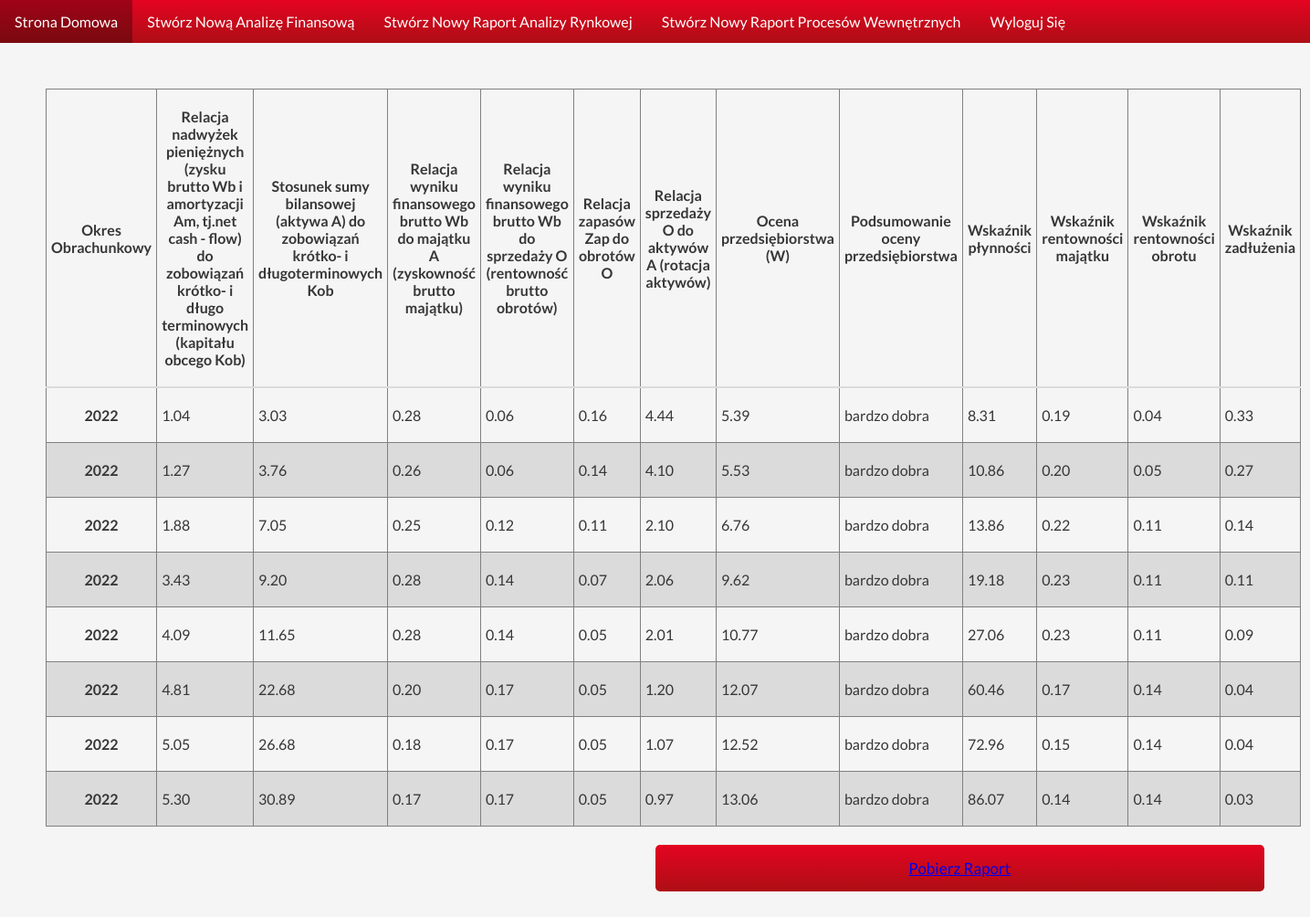
/full_raport_view/?identifier=7.0, run on the app's committed database.
### economic_indicators_site/models.py (models this page shows, shortened)
class FullRaportBlock(models.Model):
    created_by = models.ForeignKey(CompanySystemUser, on_delete=models.CASCADE)
    created_at = models.IntegerField(default=2022)
    time_period = models.IntegerField()
    identifier = models.CharField(max_length=10, db_index=True, null=False)
    money_surplus = models.FloatField(default=0)
    bilans_sh_lil_ratio = models.FloatField(default=0)
    financial_prop_score = models.FloatField(default=0)
    financial_sc_sales_rel = models.FloatField(default=0)
    supp_rev_relaton = models.FloatField(default=0)
    assets_rotation = models.FloatField(default=0)
    company_assessment = models.FloatField(default=0)
    liquidity_ratio = models.FloatField(default=0)
    return_on_assets_ratio = models.FloatField(default=0)
    profitability_of_revenue_ratio = models.FloatField(default=0)
    debt_ratio = models.FloatField(default=0)
    company_prediction = models.CharField(max_length=30)
    class Meta:
        ordering = ['time_period']

### economic_indicators_site/views.py (the view)
# urls.py: path('full_raport_view/', views.FullRaportView.as_view()),
class FullRaportView(TemplateView):
    template_name = 'economic_indicators_site/raports/fullRaportTemplate.html'
    def get_context_data(self, **kwargs):
        context = super(FullRaportView, self).get_context_data(**kwargs)
        identifier = self.request.GET.get('identifier')
        context['raport_blocks'] = models.FullRaportBlock.objects.filter(identifier__contains=identifier).all()
        context['id'] = identifier
        return context

### economic_indicators_site/templates/economic_indicators_site/raports/fullRaportTemplate.html
{% extends "economic_indicators_site/components/navigationBar.html" %}
{% load widget_tweaks %}
{% load humanize %}
{% block content %}
<table class="table">
    <thead>
        <tr>
            <th>
                Okres Obrachunkowy
            </th>
            <th>
                Relacja nadwyżek pieniężnych (zysku brutto Wb i amortyzacji Am, tj.net cash - flow) do zobowiązań
                krótko- i długo terminowych (kapitału obcego Kob)
            </th>
            <th>
                Stosunek sumy bilansowej (aktywa A) do zobowiązań krótko- i długoterminowych Kob
            </th>
            <th>
                Relacja wyniku finansowego brutto Wb do majątku A (zyskowność brutto majątku)
            </th>
            <th>
                Relacja wyniku finansowego brutto Wb do sprzedaży O (rentowność brutto obrotów)
            </th>
            <th>
                Relacja zapasów Zap do obrotów O
            </th>
            <th>
                Relacja sprzedaży O do aktywów A (rotacja aktywów)
            </th>
            <th>
                Ocena przedsiębiorstwa (W)
            </th>
            <th>
                Podsumowanie oceny przedsiębiorstwa
            </th>
            <th>
                Wskaźnik płynności
            </th>
            <th>
                Wskaźnik rentowności majątku
            </th>
            <th>
                Wskaźnik rentowności obrotu
            </th>
            <th>
                Wskaźnik zadłużenia
            </th>
        </tr>
    </thead>
    <tbody>
        {% for raport_block in raport_blocks %}
        <tr class="tableRow">
            <th>{{ raport_block.created_at }}</th>
            <td>{{ raport_block.money_surplus|floatformat:2 }}</td>
            <td>{{ raport_block.bilans_sh_lil_ratio|floatformat:2 }}</td>
            <td>{{ raport_block.financial_prop_score|floatformat:2 }}</td>
            <td>{{ raport_block.financial_sc_sales_rel|floatformat:2 }}</td>
            <td>{{ raport_block.supp_rev_relaton|floatformat:2 }}</td>
            <td>{{ raport_block.assets_rotation|floatformat:2 }}</td>
            <td>{{ raport_block.company_assessment|floatformat:2 }}</td>
            <td>{{ raport_block.company_prediction }}</td>
            <td>{{ raport_block.liquidity_ratio|floatformat:2 }}</td>
            <td>{{ raport_block.return_on_assets_ratio|floatformat:2 }}</td>
            <td>{{ raport_block.profitability_of_revenue_ratio|floatformat:2 }}</td>
            <td>{{ raport_block.debt_ratio|floatformat:2 }}</td>
        </tr>
        {% endfor %}
    </tbody>
</table>
<button class="form__button form__button--right"><a href="/generate_raport_file/?identifier={{ id }}">Pobierz Raport</a></button>
{% endblock %}

### economic_indicators_site/static/economic_indicators_site/main_styling.css (style rules this page uses)
* { box-sizing: border-box; margin: 0; padding: 0; font-family: "Lato", sans-serif; }
body.main-body { background-color: whitesmoke; }
.table { color: #363636; border-collapse: collapse; border-spacing: 0; }
.table thead { border-bottom: 2px solid rgb(219, 219, 219); font-weight: 700; }
.tableRow:nth-child(even) { background-color: rgb(219, 219, 219); }
.tableRow { transition: 0.2s; }
.tableRow > td,th { padding: 20px 5px; border: 1px solid gray; }

### economic_indicators_site/static/economic_indicators_site/components_styling/form_styling.css (style rules this page uses)
.form__button { align-self: flex-end; width: 50%; padding: 15px 0; margin: 20px 0; border-radius: 5px; background: linear-gradient(rgb(228, 4, 33) 0%, rgb(174, 14, 21) 100%); border: 0; color: white; font-size: 17px; transition: 0.3s; }

### data on the page
FullRaportBlock: created_at "2022", money_surplus "1.04", bilans_sh_lil_ratio "3.03", financial_prop_score "0.28", financial_sc_sales_rel "0.06", supp_rev_relaton "0.16", assets_rotation "4.44", company_assessment "5.39", company_prediction "bardzo dobra", liquidity_ratio "8.31", return_on_assets_ratio "0.19", profitability_of_revenue_ratio "0.04", debt_ratio "0.33"
FullRaportBlock: created_at "2022", money_surplus "1.27", bilans_sh_lil_ratio "3.76", financial_prop_score "0.26", financial_sc_sales_rel "0.06", supp_rev_relaton "0.14", assets_rotation "4.10", company_assessment "5.53", company_prediction "bardzo dobra", liquidity_ratio "10.86", return_on_assets_ratio "0.20", profitability_of_revenue_ratio "0.05", debt_ratio "0.27"
FullRaportBlock: created_at "2022", money_surplus "1.88", bilans_sh_lil_ratio "7.05", financial_prop_score "0.25", financial_sc_sales_rel "0.12", supp_rev_relaton "0.11", assets_rotation "2.10", company_assessment "6.76", company_prediction "bardzo dobra", liquidity_ratio "13.86", return_on_assets_ratio "0.22", profitability_of_revenue_ratio "0.11", debt_ratio "0.14"
FullRaportBlock: created_at "2022", money_surplus "3.43", bilans_sh_lil_ratio "9.20", financial_prop_score "0.28", financial_sc_sales_rel "0.14", supp_rev_relaton "0.07", assets_rotation "2.06", company_assessment "9.62", company_prediction "bardzo dobra", liquidity_ratio "19.18", return_on_assets_ratio "0.23", profitability_of_revenue_ratio "0.11", debt_ratio "0.11"
FullRaportBlock: created_at "2022", money_surplus "4.09", bilans_sh_lil_ratio "11.65", financial_prop_score "0.28", financial_sc_sales_rel "0.14", supp_rev_relaton "0.05", assets_rotation "2.01", company_assessment "10.77", company_prediction "bardzo dobra", liquidity_ratio "27.06", return_on_assets_ratio "0.23", profitability_of_revenue_ratio "0.11", debt_ratio "0.09"
FullRaportBlock: created_at "2022", money_surplus "4.81", bilans_sh_lil_ratio "22.68", financial_prop_score "0.20", financial_sc_sales_rel "0.17", supp_rev_relaton "0.05", assets_rotation "1.20", company_assessment "12.07", company_prediction "bardzo dobra", liquidity_ratio "60.46", return_on_assets_ratio "0.17", profitability_of_revenue_ratio "0.14", debt_ratio "0.04"
FullRaportBlock: created_at "2022", money_surplus "5.05", bilans_sh_lil_ratio "26.68", financial_prop_score "0.18", financial_sc_sales_rel "0.17", supp_rev_relaton "0.05", assets_rotation "1.07", company_assessment "12.52", company_prediction "bardzo dobra", liquidity_ratio "72.96", return_on_assets_ratio "0.15", profitability_of_revenue_ratio "0.14", debt_ratio "0.04"
FullRaportBlock: created_at "2022", money_surplus "5.30", bilans_sh_lil_ratio "30.89", financial_prop_score "0.17", financial_sc_sales_rel "0.17", supp_rev_relaton "0.05", assets_rotation "0.97", company_assessment "13.06", company_prediction "bardzo dobra", liquidity_ratio "86.07", return_on_assets_ratio "0.14", profitability_of_revenue_ratio "0.14", debt_ratio "0.03"
